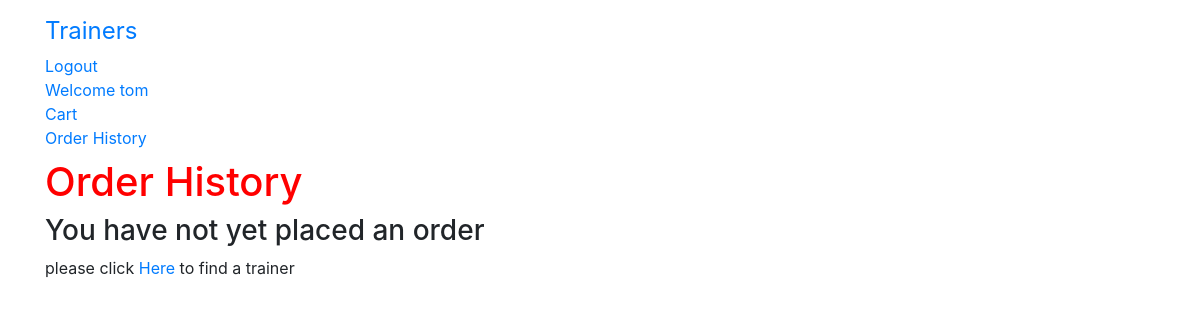
/order/history/ (signed in), run on an earlier commit of the app's database.
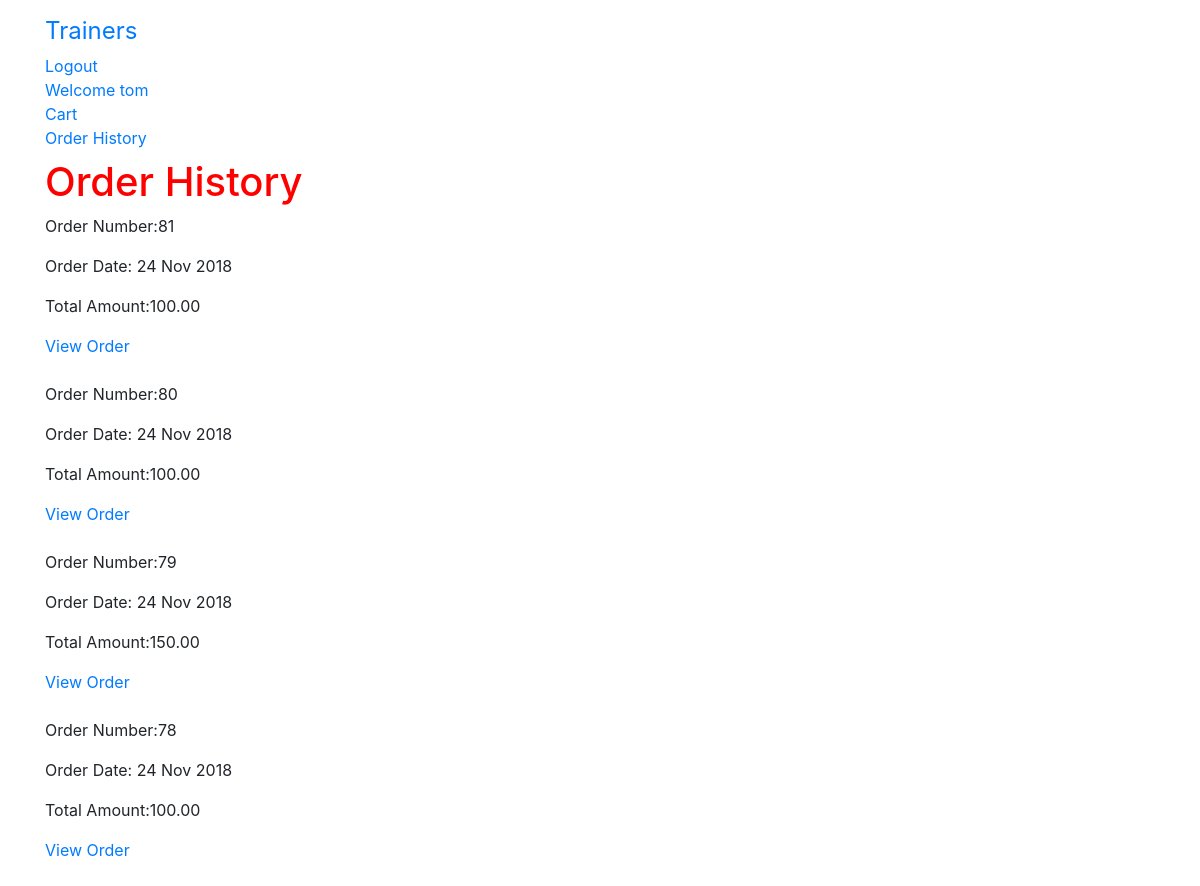
And on a later commit of the database.
### gym/models.py (models this page shows)
class User(AbstractUser):
    is_trainer = models.BooleanField(default=False)
    is_client= models.BooleanField(default=False)

### order/models.py (models this page shows, shortened)
class Order(models.Model):
    client_name = models.CharField(max_length=250, default='none')
    trainer_name = models.CharField(max_length=250, default='none') #new addition
    token = models.CharField(max_length=250,blank=True)
    total = models.DecimalField(max_digits=10,decimal_places=2,verbose_name='GBP Order Gross Total')
    net_pay = models.DecimalField(max_digits=10,decimal_places=2,verbose_name='GBP Order Net Total', default=0.00)
    stripe_fee = models.DecimalField(max_digits=10,decimal_places=2,verbose_name='Stripe Fee', default=0.00)
    platform_fee = models.IntegerField(default=2)
    service_fee = models.DecimalField(max_digits=10,decimal_places=2,verbose_name='Total Service Fee', default=0.00)
    client_email = models.EmailField(max_length=250,blank=True,verbose_name='Client Email')
    trainer_email = models.EmailField(max_length=250,blank=True,verbose_name='Trainer Email')
    created = models.DateTimeField(auto_now_add=True)
    subscription = models.BooleanField(default=False)
    stripe_product_name = models.CharField(max_length=200,default='None')
    stripe_plan_id = models.CharField(max_length=200,default='None')
    class Meta:
        db_table = 'Order'
        ordering = ['-created'] #to have the most recent order come up first

### order/views.py (the view)
# urls.py: path('history/', views.orderHistory,name='order_history'),
@login_required
def orderHistory(request):
    if request.user.is_authenticated:
        email = str(request.user.email)
        order_details = Order.objects.filter(client_email=email)
    context = {'order_details': order_details}
    return render(request,'order/orders_list.html',context)

### order/templates/order/orders_list.html
{% extends 'base.html' %}
{% load staticfiles %}
{% block content %}
  <h1>Order History </h1>
  {% if order_details %}
    {% for order in order_details %}
    <p>Order Number:{{ order.id }} </p>
    <p>Order Date: {{ order.created|date:"d M Y"}}</p>
    <p>Total Amount:{{ order.total }} </p>
    <a href="{% url 'order:order_detail' order.id%}">View Order</a>
    <br>
    <br>
    {% endfor %}
  {% else %}
  <h3>You have not yet placed an order</h3>
  <p> please click <a href="{% url 'gym:trainer_list'%}">Here</a> to find a trainer</p>
  {% endif %}
{% endblock %}

### gym/templates/base.html (shortened to what this page needs)
<!DOCTYPE html>
{% load staticfiles %}
<html lang="en" dir="ltr">
  <head>
    <link rel="stylesheet" href="https://maxcdn.bootstrapcdn.com/bootstrap/4.0.0/css/bootstrap.min.css">
    <link rel="stylesheet" href="{% static 'gym/css/app.css' %}">
  </head>
  <body>
    <nav class="navbar navbar-default techfont custom-navbar">
      <div class="container">
        <ul class="nav navbar-nav">
          <li> <a class="navbar-brand bigbrand" href="{% url 'gym:trainer_list'%}">Trainers</a> </li>
        {% if user.is_authenticated %}
          <li> <a href="{% url 'logout'%}">Logout</a> </li>
          {% if user.is_trainer == True %}
            <li> <a href="{% url 'gym:trainer_profile'%}">Welcome Trainer {{ user.username }}</a> </li>
          {% else %}
            <li> <a href="{% url 'gym:client_profile' pk=user.pk%}">Welcome {{ user.username }}</a> </li>
            <li> <a href="{% url 'cart:cart_detail'%}"> Cart</a> </li>
          {% endif %}
          {% if user.is_trainer %}
            <li> <a href="{% url 'order:trainer_order_history'%}">Order History</a> </li>
            <li> <a href="{% url 'stripe:stripe_register'%}">Register For Payment</a>  </li>
          {% else %}
            <li> <a href="{% url 'order:order_history'%}">Order History</a> </li>
          {% endif %}
        {% else %}
          <li> <a class="nav-item active" href="{% url 'gym:client_signup'%}"> Register as Client</a> </li>
          <li> <a href="{% url 'gym:trainer_signup'%}"> Register as Trainer</a> </li>
          <li> <a class="nav navbar-right" href="{% url 'login'%}">Login</a> </li>
        {% endif %}
        </ul>
      </div>
    </nav>
    <div class="container">
    {% block content %}
    {% endblock %}
    </div>
  </body>
</html>

### gym/static/gym/css/app.css (style rules this page uses)
h1 { color: red; }
.bigbrand { font-size: 1.5em; }

What changed in the data, as far as the page shows it:
added Order: id "81", created "24 Nov 2018", total "100.00"
added Order: id "80", created "24 Nov 2018", total "100.00"
added Order: id "79", created "24 Nov 2018", total "150.00"
added Order: id "78", created "24 Nov 2018", total "100.00"
Also different on the page:
text no longer shown: "You have not yet placed an order please click Here to find a trainer"
